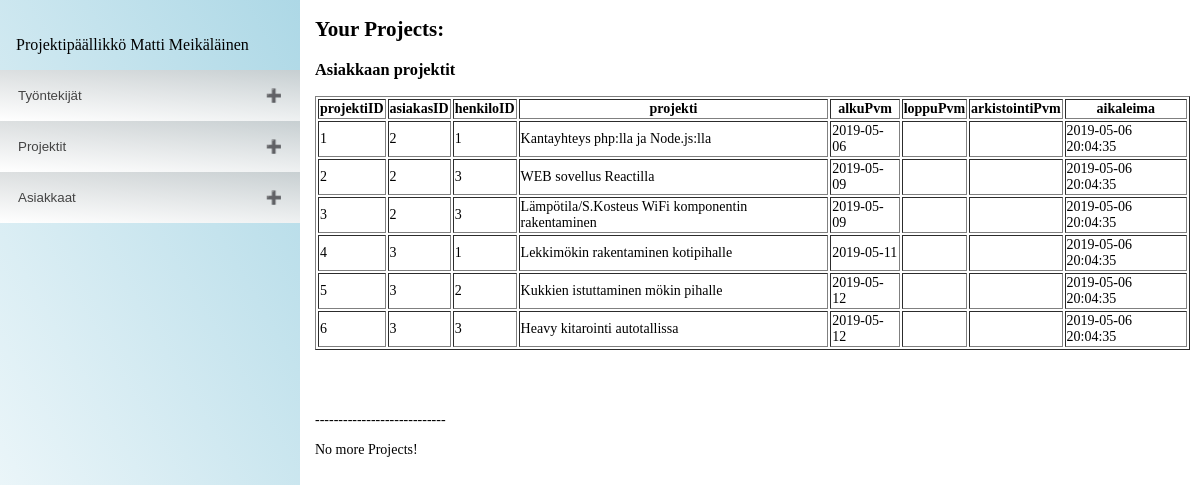
The page /view.php on the database its author committed.
### tables this page shows
CREATE TABLE projekti (
  projektiID int(11) NOT NULL AUTO_INCREMENT,
  asiakasID int(11) NOT NULL,
  henkiloID int(11) NOT NULL COMMENT 'Asiakkaan projektin vastuuhenkilö, Projektipäällikkö',
  projekti varchar(200) not null COMMENT 'Projektin otsikko, nimi', 
  alkuPvm date DEFAULT NULL COMMENT 'Projektin alkupäivä',
  loppuPvm date DEFAULT NULL COMMENT 'Projektin loppupäivä',
  arkistointiPvm date DEFAULT NULL COMMENT 'Projektin arkistointi, passivointi päivä, eli ei aktiivinen',
  aikaleima timestamp NOT NULL DEFAULT CURRENT_TIMESTAMP,
  PRIMARY KEY (projektiID),
  KEY fk_pr_asiakas (asiakasID),
  CONSTRAINT fk_pr_asiakas FOREIGN KEY (asiakasID) REFERENCES asiakas (asiakasID),
  KEY fk_pr_henkilo (henkiloID),
  CONSTRAINT fk_pr_henkilo FOREIGN KEY (henkiloID) REFERENCES henkilo (henkiloID)
);

### view.php (the view, shortened to what this page needs)
<!DOCTYPE html>
<html lang="">
<head>
   <link rel="stylesheet" type="text/css" href="view.css">
</head>
<body>
<div class="main">
    <h2>Your Projects:</h2>
      <?php
      require 'db_connection_config.php';
      $sql = "SELECT * FROM projekti";
      $result = mysqli_query($mysqli, $sql) or die ("Bad Query: $sql");
          echo("<h3>Asiakkaan projektit </h3>");
          echo("<table border=1>");
          $finfo = mysqli_fetch_fields($result);
          foreach ($finfo as $val) {echo ('<th>'.$val->name.'</th>');}
          while ($row = mysqli_fetch_assoc($result)) {
              echo ("<tr>");
              foreach ($finfo as $val) {echo ("<td>{$row[$val->name]}</td>");}
              echo ("</tr>");
          }
          echo("</table> <br> <br>");
      ?>
    <br>
    <p>----------------------------</p>
    <p>No more Projects!</p>
</div>
<div class="sidenav">
<p style="margin-left:1em;">Projektipäällikkö Matti Meikäläinen</p>
<button class="accordion">Työntekijät</button>
<button class="accordion">Projektit</button>
<button class="accordion">Asiakkaat</button>
</body>
</html>

### view.css (style rules this page uses)
body { margin: 0; font-family: italic; }
.sidenav { height: 100%; width: 300px; position: fixed; z-index: 1; top: 0; left: 0; background: linear-gradient(60deg, white, lightblue); overflow-x: hidden; padding-top: 20px; }
.main { margin-left: 305px; font-size: 14px; padding: 0px 10px; }
.accordion { background:linear-gradient(4deg, white, #CCCC); color: #444; cursor: pointer; padding: 18px; width: 100%; text-align: left; border: none; outline: none; transition: 0.4s; }
.accordion:after { content: '\02795'; font-size: 13px; color: #777; float: right; margin-left: 5px; }

### rows shown on the page
projekti: projektiID "1", asiakasID "2", henkiloID "1", projekti "Kantayhteys php:lla ja Node.js:lla", alkuPvm "2019-05-06", aikaleima "2019-05-06 20:04:35"
projekti: projektiID "2", asiakasID "2", henkiloID "3", projekti "WEB sovellus Reactilla", alkuPvm "2019-05-09", aikaleima "2019-05-06 20:04:35"
projekti: projektiID "3", asiakasID "2", henkiloID "3", projekti "Lämpötila/S.Kosteus WiFi komponentin rakentaminen", alkuPvm "2019-05-09", aikaleima "2019-05-06 20:04:35"
projekti: projektiID "4", asiakasID "3", henkiloID "1", projekti "Lekkimökin rakentaminen kotipihalle", alkuPvm "2019-05-11", aikaleima "2019-05-06 20:04:35"
projekti: projektiID "5", asiakasID "3", henkiloID "2", projekti "Kukkien istuttaminen mökin pihalle", alkuPvm "2019-05-12", aikaleima "2019-05-06 20:04:35"
projekti: projektiID "6", asiakasID "3", henkiloID "3", projekti "Heavy kitarointi autotallissa", alkuPvm "2019-05-12", aikaleima "2019-05-06 20:04:35"

### other values the page prints
$val->name "projektiID"
$val->name "asiakasID"
$val->name "henkiloID"
$val->name "projekti"
$val->name "alkuPvm"
$val->name "loppuPvm"
$val->name "arkistointiPvm"
$val->name "aikaleima"
